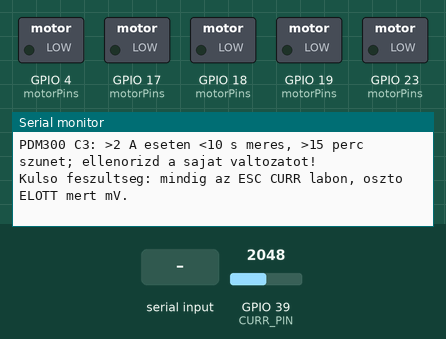
The sketch below on a simulated ESP32. Parts: switched loads named in the sketch (green lamp = pin HIGH), the last lines printed to the serial monitor. The inputs (shaded band) are chosen by the test bench; at power-on: GPIO 39 (CURR_PIN) = 2048 (analog values on the 0–4095 scale).

Above: at 2.2 s.
2.3 s: "v\n" received over Serial
At 4.3 s:
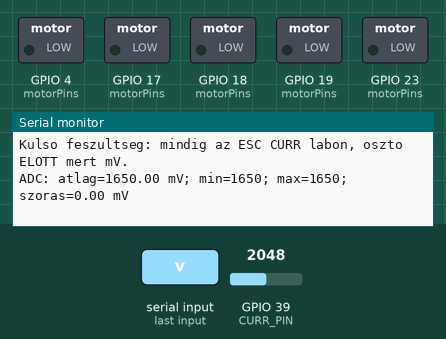
4.8 s: "p\n" received over Serial
At 6.0 s:
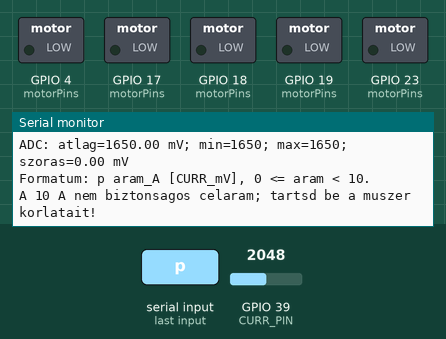
6.3 s: "f\n" received over Serial
At 7.7 s:
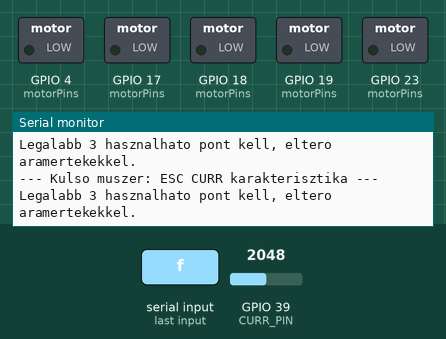

Measured:
- after the input at 2.3 s, the serial monitor: prints a new line after 1.0 s (image 1)
- after the input at 4.8 s, the serial monitor: prints a new line at once (image 2)
- after the input at 6.3 s, the serial monitor: prints a new line at once (image 3)

The sketch:

ESC_CURR_teszt.ino
```cpp
#include <Arduino.h>
#include <math.h>
#include <stdio.h>
#include <stdlib.h>
#include <ctype.h>

// ESP32-WROOM / Arduino-ESP32 2.0.17. Measurement only, no motor PWM.
constexpr uint8_t CURR_PIN = 39;
constexpr double DIVIDER_GAIN = 1.0;  // Direct connection: 1.0; equal divider: 0.5.
constexpr unsigned SAMPLE_COUNT = 100;
constexpr unsigned MAX_POINTS = 24;
constexpr double ADC_MIN_MV = 150.0;
constexpr double ADC_MAX_MV = 3100.0;

struct Measurement {
  double mean;
  double sd;
  uint32_t minimum;
  uint32_t maximum;
};

struct Point {
  double amps;
  double adcMv;
  double externalMv;
  bool adcInRange;
  bool hasExternal;
};

Point points[MAX_POINTS];
unsigned pointCount = 0;
char command[80];
unsigned commandLength = 0;
bool overflow = false;

Measurement measureVoltage() {
  Measurement result = {0.0, 0.0, UINT32_MAX, 0};
  double m2 = 0.0;
  for (unsigned i = 0; i < SAMPLE_COUNT; ++i) {
    const uint32_t mv = analogReadMilliVolts(CURR_PIN);
    const double delta = mv - result.mean;
    result.mean += delta / (i + 1);
    m2 += delta * (mv - result.mean);
    if (mv < result.minimum) result.minimum = mv;
    if (mv > result.maximum) result.maximum = mv;
    delay(10);
  }
  result.sd = sqrt(m2 / (SAMPLE_COUNT - 1));
  return result;
}

bool inRange(const Measurement &m) {
  return m.minimum >= ADC_MIN_MV && m.maximum <= ADC_MAX_MV;
}

void printMeasurement(const Measurement &m) {
  Serial.printf("ADC: atlag=%.2f mV; min=%lu; max=%lu; szoras=%.2f mV\n",
                m.mean, (unsigned long)m.minimum,
                (unsigned long)m.maximum, m.sd);
  if (!inRange(m)) {
    Serial.println("FIGYELEM: ADC 11 dB nevleges 150..3100 mV tartomanyon kivul.");
    Serial.println("Ez a pont nem kerul az ADC-illesztesbe. A kod NEM tulfeszultseg-vedelem!");
  }
}

void printFit(bool external) {
  unsigned count = 0;
  double meanI = 0.0, meanU = 0.0;
  double minI = 1e9, maxI = -1e9;
  for (unsigned i = 0; i < pointCount; ++i) {
    const Point &p = points[i];
    if (external ? !p.hasExternal : !p.adcInRange) continue;
    const double u = external ? p.externalMv : p.adcMv / DIVIDER_GAIN;
    ++count;
    meanI += (p.amps - meanI) / count;
    meanU += (u - meanU) / count;
    if (p.amps < minI) minI = p.amps;
    if (p.amps > maxI) maxI = p.amps;
  }
  Serial.println(external ? "--- Kulso muszer: ESC CURR karakterisztika ---"
                          : "--- ESP32: teljes merolanc becslese ---");
  if (count < 3) {
    Serial.println("Legalabb 3 hasznalhato pont kell, eltero aramertekekkel.");
    return;
  }
  double sxx = 0.0, sxy = 0.0;
  for (unsigned i = 0; i < pointCount; ++i) {
    const Point &p = points[i];
    if (external ? !p.hasExternal : !p.adcInRange) continue;
    const double u = external ? p.externalMv : p.adcMv / DIVIDER_GAIN;
    sxx += (p.amps - meanI) * (p.amps - meanI);
    sxy += (p.amps - meanI) * (u - meanU);
  }
  if (sxx < 1e-9) {
    Serial.println("Nem elegendo aramkulonbseg az illeszteshez.");
    return;
  }
  const double slope = sxy / sxx;
  const double offset = meanU - slope * meanI;
  double squaredError = 0.0;
  for (unsigned i = 0; i < pointCount; ++i) {
    const Point &p = points[i];
    if (external ? !p.hasExternal : !p.adcInRange) continue;
    const double u = external ? p.externalMv : p.adcMv / DIVIDER_GAIN;
    const double error = u - (offset + slope * p.amps);
    squaredError += error * error;
  }
  Serial.printf("Pontok=%u; vizsgalt tartomany=%.3f..%.3f A\n", count, minI, maxI);
  Serial.printf("U_CURR[mV] = %.3f + %.3f * I[A]\n", offset, slope);
  Serial.printf("Erzekenyseg: %.3f mV/A; elteres 30-tol: %+.2f %%\n",
                slope, (slope / 30.0 - 1.0) * 100.0);
  Serial.printf("Illesztett U0: %.3f mV; maradek RMS: %.3f mV\n",
                offset, sqrt(squaredError / count));
  Serial.println("U0 extrapolalt lehet; az RMS nem teljes meresi bizonytalansag.");
  Serial.println("Az eredmeny nem igazolja a nagyaramu linearitast vagy a kimeneti maximumot.");
  if (slope <= 0) Serial.println("HIBAGYANU: nem pozitiv erzekenyseg, ellenorizd a merest!");
}

void help() {
  Serial.println("\nESC CURR teszt - GPIO39 - ADC 11 dB - nincs motorvezerles");
  Serial.println("v          : kb. 1 masodperces ADC-meres");
  Serial.println("p 0.45     : pont mentese, referenciaaram 0.45 A + uj ADC-meres");
  Serial.println("p 0.45 18.2: ugyanaz + kulso muszerrel mert CURR-feszultseg 18.2 mV");
  Serial.println("f          : kulon ADC es kulso muszeres egyenesillesztes");
  Serial.println("l          : mentett pontok CSV formatumban");
  Serial.println("r          : pontok torlese (RAM, ujrainditaskor is elvesznek)");
  Serial.println("h          : sugo; tizedespont es ujsor szukseges");
  Serial.println("A nyugalmi aram NEM nulla! A tenyleges referenciaaramot add meg.");
  Serial.println("PDM300 C3: >2 A eseten <10 s meres, >15 perc szunet; ellenorizd a sajat valtozatot!");
  Serial.println("Kulso feszultseg: mindig az ESC CURR labon, oszto ELOTT mert mV.");
}

void runCommand(char *line) {
  while (isspace((unsigned char)*line)) ++line;
  if (!*line) return;
  const char action = *line++;
  double args[2];
  unsigned count = 0;
  while (true) {
    while (isspace((unsigned char)*line)) ++line;
    if (!*line) break;
    if (count == 2) { Serial.println("Hibas parancs."); return; }
    char *end = nullptr;
    args[count] = strtod(line, &end);
    if (end == line || !isfinite(args[count])) { Serial.println("Hibas szam."); return; }
    ++count;
    line = end;
  }
  if (action != 'p' && count != 0) { Serial.println("Hibas parancs."); return; }
  if (action == 'v') {
    printMeasurement(measureVoltage());
  } else if (action == 'p') {
    if (count < 1 || args[0] < 0 || args[0] >= 10 ||
        (count == 2 && (args[1] < 0 || args[1] > 10000))) {
      Serial.println("Formatum: p aram_A [CURR_mV], 0 <= aram < 10.");
      Serial.println("A 10 A nem biztonsagos celaram; tartsd be a muszer korlatait!");
      return;
    }
    if (pointCount == MAX_POINTS) { Serial.println("Tele: 24 pont. Mentsd a listat, majd r."); return; }
    if (args[0] > 2.0) Serial.println("FIGYELEM: PDM300 C3 >2 A ido-/pihenokorlat! Nincs automatikus aramlekapcsolas.");
    Serial.println("Tartsd allandon a terhelest; kb. 1 s meres...");
    const Measurement m = measureVoltage();
    points[pointCount++] = {args[0], m.mean, count == 2 ? args[1] : 0.0,
                            inRange(m), count == 2};
    printMeasurement(m);
    Serial.printf("Mentve: %u. pont, I_ref=%.4f A\n", pointCount, args[0]);
  } else if (action == 'f') {
    printFit(false);
    printFit(true);
  } else if (action == 'l') {
    Serial.println("index,I_ref_A,U_ADC_mV,ADC_in_range,U_CURR_external_mV");
    for (unsigned i = 0; i < pointCount; ++i) {
      const Point &p = points[i];
      Serial.printf("%u,%.4f,%.3f,%u,", i + 1, p.amps, p.adcMv, p.adcInRange ? 1 : 0);
      if (p.hasExternal) Serial.print(p.externalMv, 3);
      Serial.println();
    }
  } else if (action == 'r') {
    pointCount = 0;
    Serial.println("Pontok torolve.");
  } else if (action == 'h') {
    help();
  } else {
    Serial.println("Ismeretlen parancs; h = sugo.");
  }
}

void setup() {
  // Both old (17) and V2 (4) motor-4 pins stay LOW. No arming pulses.
  const uint8_t motorPins[] = {23, 19, 18, 17, 4};
  for (uint8_t pin : motorPins) {
    digitalWrite(pin, LOW);
    pinMode(pin, OUTPUT);
  }
  Serial.begin(115200);
  pinMode(CURR_PIN, INPUT);
  analogReadResolution(12);
  analogSetPinAttenuation(CURR_PIN, ADC_11db);
  delay(1000);
  help();
}

void loop() {
  while (Serial.available()) {
    const char c = (char)Serial.read();
    if (c == '\r' || c == '\n') {
      if (overflow) Serial.println("Tul hosszu parancs, eldobva.");
      else if (commandLength) {
        command[commandLength] = '\0';
        runCommand(command);
      }
      commandLength = 0;
      overflow = false;
    } else if (!overflow) {
      if (commandLength < sizeof(command) - 1) command[commandLength++] = c;
      else overflow = true;
    }
  }
  delay(1);
}
```
